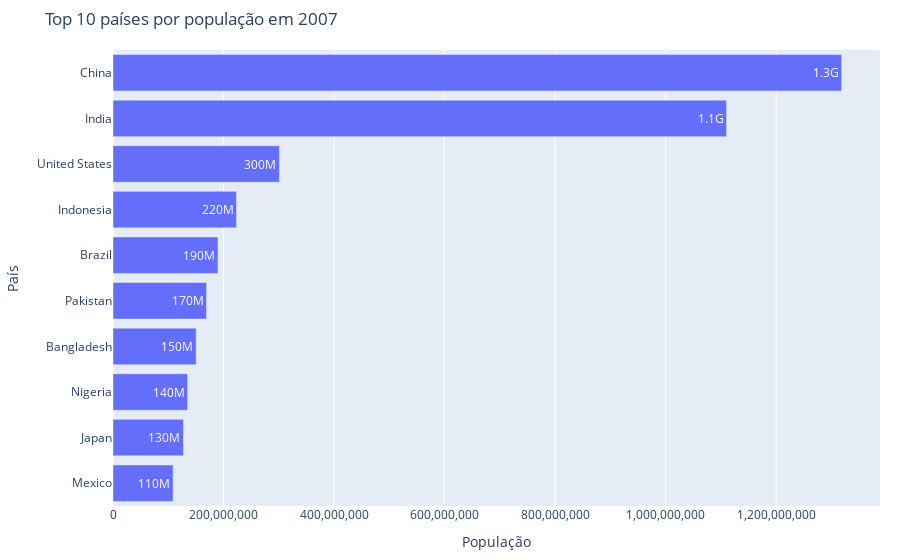

The code cell stored with this chart in its notebook:
### Code cell
# Barra – população por continente em 2007
# Dataset Gapminder 2007
gap = px.data.gapminder().query("year == 2007")

# Agregação: Top 10 países mais populosos
df_top10 = (
    gap
    .groupby("country", as_index=False)
    .agg(pop_total=("pop", "sum"))
    .sort_values("pop_total", ascending=False)
    .head(10)
)

# Gráfico de barras horizontais
fig = px.bar(
    df_top10,
    x="pop_total",
    y="country",
    orientation="h",
    text_auto=".2s",
    title="Top 10 países por população em 2007",
    labels={"pop_total": "População", "country": "País"}
)

fig.update_layout(
    yaxis={'categoryorder':'total ascending'},
    xaxis_tickformat=",",
    margin=dict(l=100, r=20, t=50, b=20)
)

fig.show()

### Figure 1 — Plotly figure (JSON) as saved in the notebook; plotly's stock layout.template omitted (floating-point values rounded to 4 significant figures)
{"data": [{"hovertemplate": "População=%{x}<br>País=%{y}<extra></extra>", "legendgroup": "", "marker": {"color": "#636efa", "pattern": {"shape": ""}}, "name": "", "orientation": "h", "showlegend": false, "textposition": "auto", "texttemplate": "%{x:.2s}", "type": "bar", "x": [1318683096, 1110396331, 301139947, 223547000, 190010647, 169270617, 150448339, 135031164, 127467972, 108700891], "xaxis": "x", "y": ["China", "India", "United States", "Indonesia", "Brazil", "Pakistan", "Bangladesh", "Nigeria", "Japan", "Mexico"], "yaxis": "y"}], "layout": {"barmode": "relative", "legend": {"tracegroupgap": 0}, "margin": {"b": 20, "l": 100, "r": 20, "t": 50}, "title": {"text": "Top 10 países por população em 2007"}, "xaxis": {"anchor": "y", "domain": [0, 1], "tickformat": ",", "title": {"text": "População"}}, "yaxis": {"anchor": "x", "categoryorder": "total ascending", "domain": [0, 1], "title": {"text": "País"}}}}
